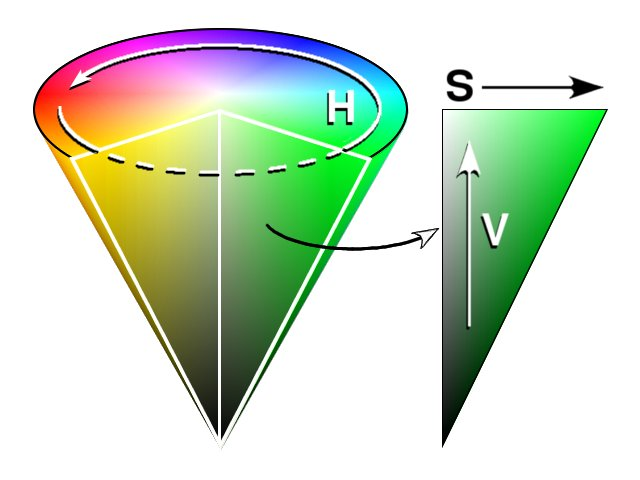
#> input picture python-notebooks/5-opencv/img/HSV_cone.jpg, 640 x 480 px, given in place of the camera
$ jupyter execute 6-Drawing-over-detected-object.ipynb
#> lines starting #> are read from the running program, lines starting #| are printed output that depends on the picture; after the words box and inside, x2 and y2 are one past the last pixel; in counts of white or black regions, pixels touching at a corner belong together
[cell 1]
import cv2
import numpy as np
import imutils
import matplotlib.pyplot as plt

cap = cv2.VideoCapture(0)

def get_moments(obj):
    moments = cv2.moments(obj)
    area = moments['m00']
    cX = 0
    cY = 0
    if (area != 0):
        cX = int(moments['m10']/area)
        cY = int(moments['m01']/area)
    return cX, cY

def draw_center_object(obj, img):
    x, y = get_moments(obj)
    if ((x!=0) and (y!=0)):
       #cv.circle(frame, (centro), radio), (color) -1: fill, 3:open
       cv2.circle(img, (x, y), 7, (255, 0, 0), -1)
    return img

def draw_contours(obj, img):
    x, y = get_moments(obj)
    if ((x!=0) and (y!=0)):
        contours, hierarchy = cv2.findContours(obj.copy(), cv2.RETR_EXTERNAL, cv2.CHAIN_APPROX_SIMPLE)
        cv2.drawContours(img, contours, -1, (0, 0, 255), 2)
    return img

while(1):

    # Captura un frame
    _, frame = cap.read()
#> frame is the input picture: shape (480, 640, 3); mean B, G, R 197.9, 219.7, 205

    # Convert BGR to HSV
    hsv = cv2.cvtColor(frame, cv2.COLOR_BGR2HSV)
#> hsv: shape (480, 640, 3); mean H, S, V 29, 54.4, 228.7

    # define range of blue color in HSV
    lower_green = np.array([45,90,90])
    upper_green = np.array([80,255,255])

    # Threshold the HSV image to get only blue colors
    mask = cv2.inRange(hsv, lower_green, upper_green)
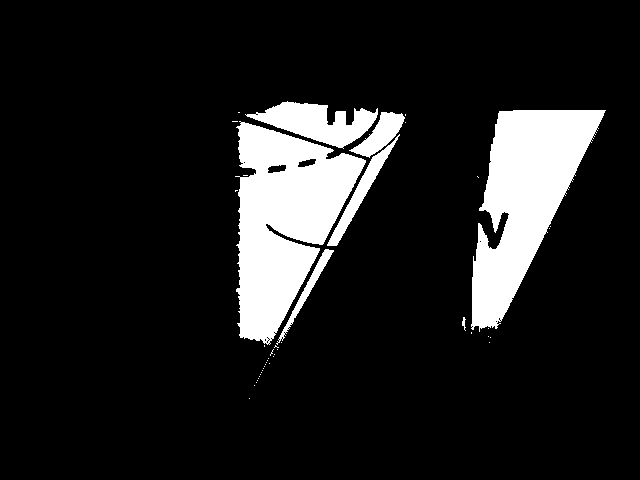
#> mask: shape (480, 640); 12.2% white; 44 white regions (37 under 20 px)

    frame = draw_center_object(mask, frame)
#> in get_moments, `moments = cv2.moments(obj)`: moments = moments, m00 9589275, centre m10/m00, m01/m00 = (387.2, 201)
#> in get_moments, `area = moments['m00']`: area = 9589275
#> in get_moments, `cX = int(moments['m10']/area)`: cX = 387
#> in get_moments, `cY = int(moments['m01']/area)`: cY = 200
#> in draw_center_object, `x, y = get_moments(obj)`: x = 387; y = 200
    frame = draw_contours(mask, frame)
#> in draw_contours, `x, y = get_moments(obj)`: x = 387; y = 200
#> in draw_contours, `contours, hierarchy = cv2.findContours(obj.copy(), cv2.RETR_EXTERNAL, ..`: contours = 44 contours, 38 with area under 20; largest, box (x1, y1, x2, y2) and area: (235, 121, 366, 345) 16322, (471, 110, 606, 332) 14478, (245, 101, 378, 149) 2966, (327, 134, 400, 246) 1157, (349, 112, 405, 158) 1016, (276, 249, 334, 345) 577
#> in draw_contours, `cv2.drawContours(img, contours, -1, (0, 0, 255), 2)`:
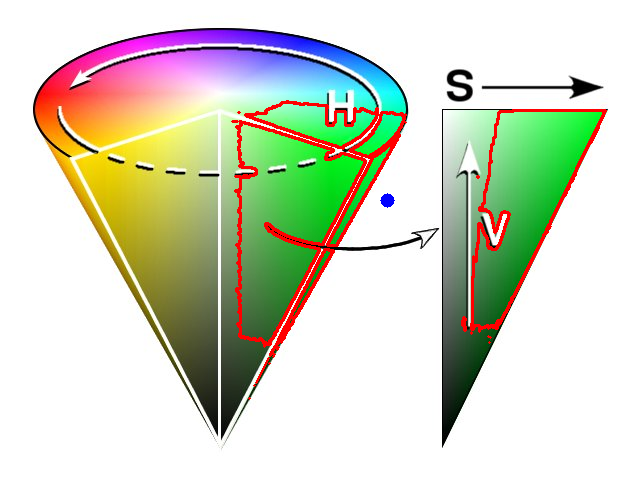
#> img: shape (480, 640, 3); mean B, G, R 194.8, 214.4, 209.8
    cv2.imshow('mask',mask)
    cv2.imshow('frame',frame)
    k = cv2.waitKey(1) & 0xFF
#> (key Esc is pressed here)
    if k == 27:
        break

cap.release()
cv2.destroyAllWindows()
